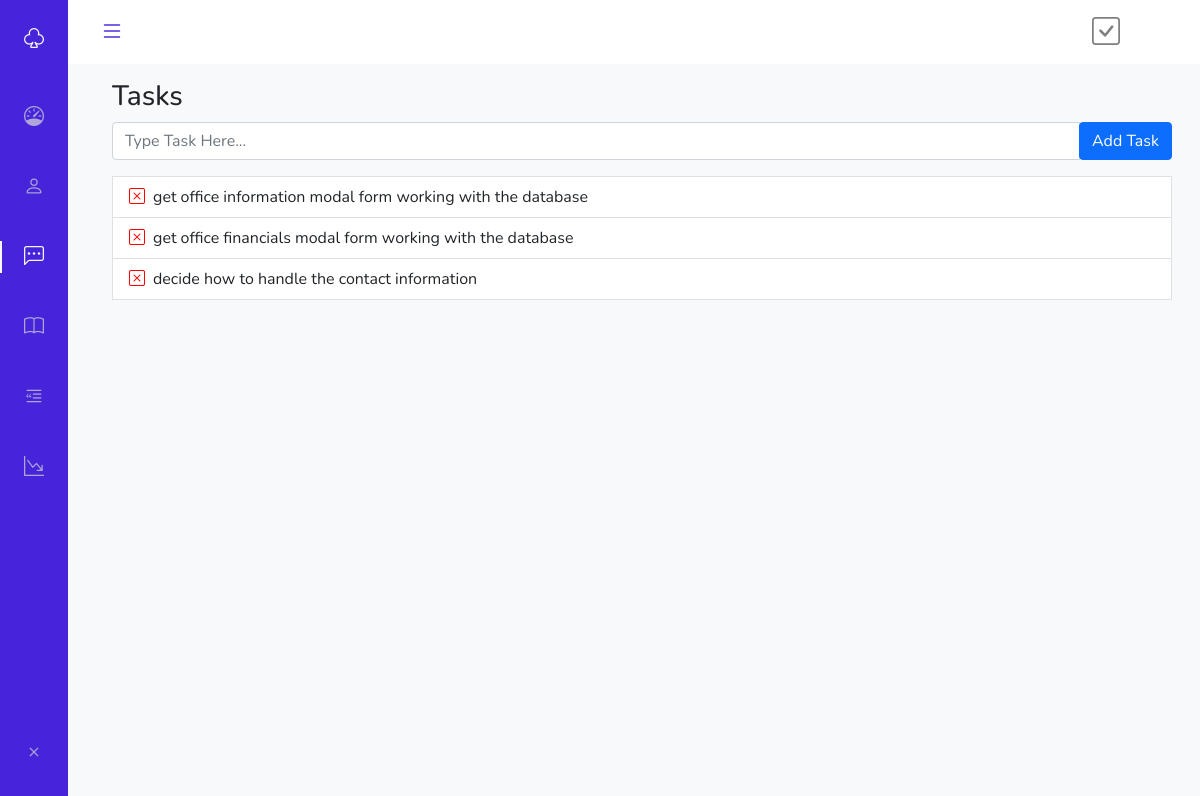
/tasks, run on an earlier commit of the app's database.
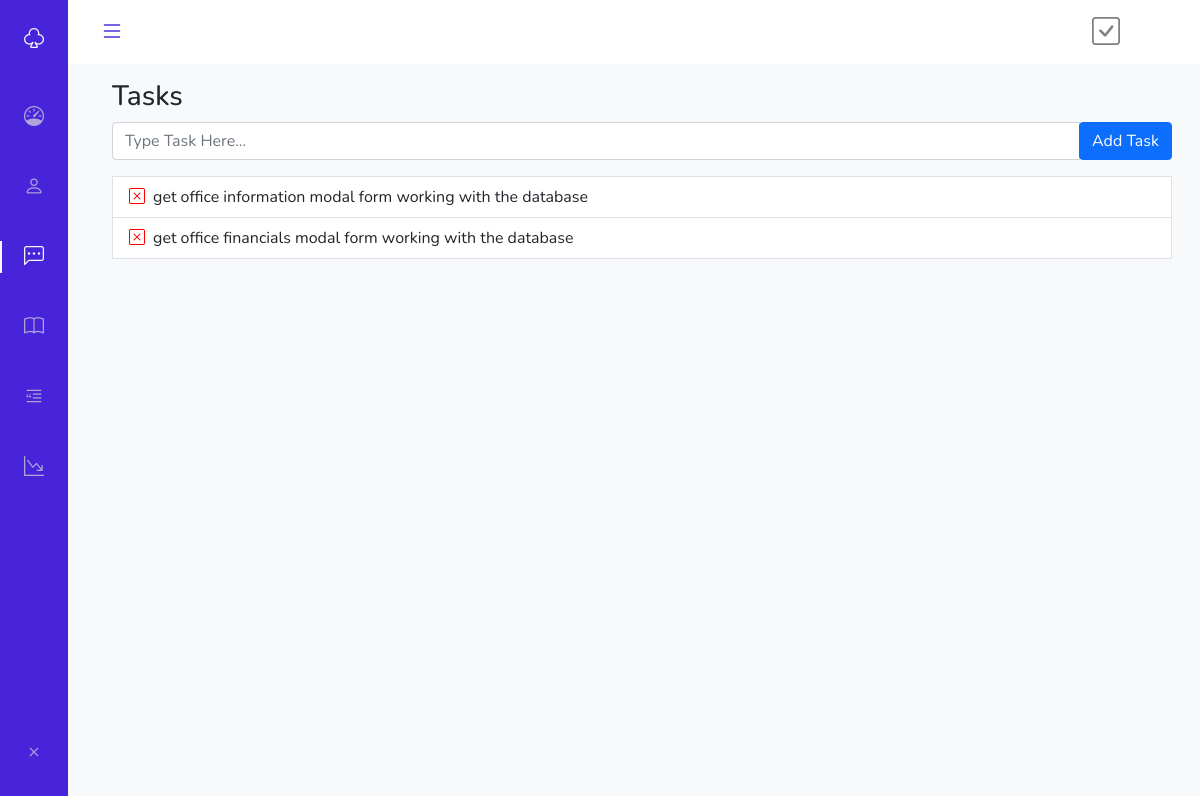
And on a later commit of the database.
### app.py (models this page shows, shortened)
class taskstable(db.Model):
    task_id = db.Column(db.Integer, primary_key=True)
    task_name = db.Column(db.String(200))
    userId = db.Column(db.Integer, default=1)
    done = db.Column(db.Integer, default=0)

### app.py (the view)
@app.route('/tasks', methods=["POST","GET"])
def tasks():
    if request.method == "POST":
        task_name = request.form['task']
        new_task = taskstable(task_name=task_name)
        try:
            db.session.add(new_task)
            db.session.commit()
            return redirect('/tasks')
        except:
            return "there was an error adding that task"
    else:
        tasklist = taskstable.query.filter_by(done=0).all()
        return render_template("tasks.html", tasks = tasklist)

### templates/tasks.html (shortened to what this page needs)
{% extends "base.html" %}
{% set active_page = 'tasks' %}
{% block content %}
<div class="container">
    <div class="row">
        <div class="col mt-3">
            <h3>Tasks </h3>
        </div>
    </div>
        <form action="/tasks" name="task" METHOD="POST">
            <div class="mb-3 input-group">
                <input type="text" placeholder="Type Task Here..." name="task" class="form-control" required>
                <div class="">
                    <button type="submit" class="btn btn-primary">Add Task</button>
                </div>
            </div>
        </form>
    <ul class="list-group border list-group-flush mt-3">
    {% for tasks in tasks %}
    <li class="list-group-item bg-white">
      <div class="custom-control custom-checkbox">
        <a href="/clear/{{tasks.task_id}}"><i class="bi bi-x-square" style="color: red;"></i></a><span class="mx-2">{{tasks.task_name}}</span>
      </div>
    </li>
    {% endfor %}
  </ul>
</div>
{% endblock %}

What changed in the data, as far as the page shows it:
no longer on this page (row edited): taskstable: task_name "decide how to handle the contact information"
